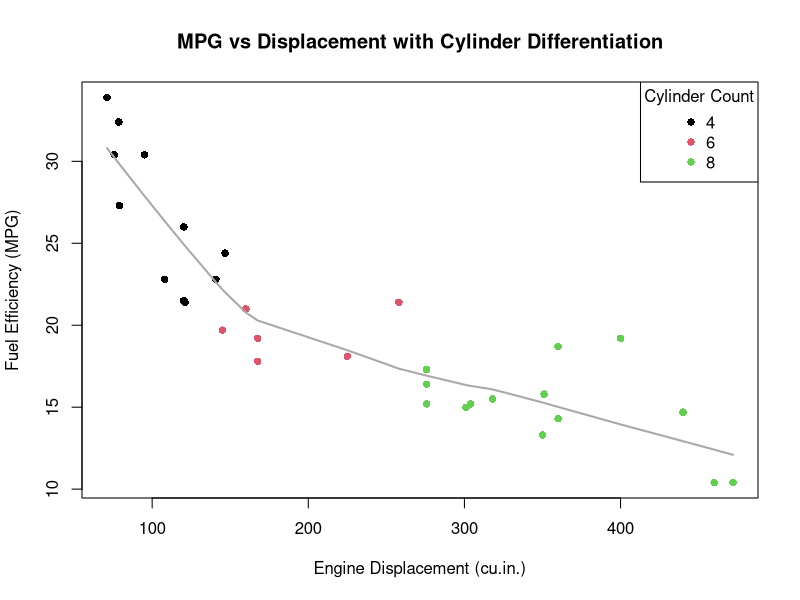

Reproduce this figure in R.
# Load the mtcars dataset
data(mtcars)

# Create a scatterplot of Displacement vs. MPG with points colored by cylinder count
plot(x = mtcars$disp, y = mtcars$mpg,
     xlab = "Engine Displacement (cu.in.)",
     ylab = "Fuel Efficiency (MPG)",
     main = "MPG vs Displacement with Cylinder Differentiation",
     col = as.factor(mtcars$cyl),
     pch = 16)

# Add a smoothed line to the scatterplot
lines(lowess(mtcars$disp, mtcars$mpg), col = "darkgray", lwd = 2)

# Add a legend in the top-right corner to indicate cylinder groups
legend("topright", legend = levels(as.factor(mtcars$cyl)),
       col = 1:3, pch = 16, title = "Cylinder Count")
